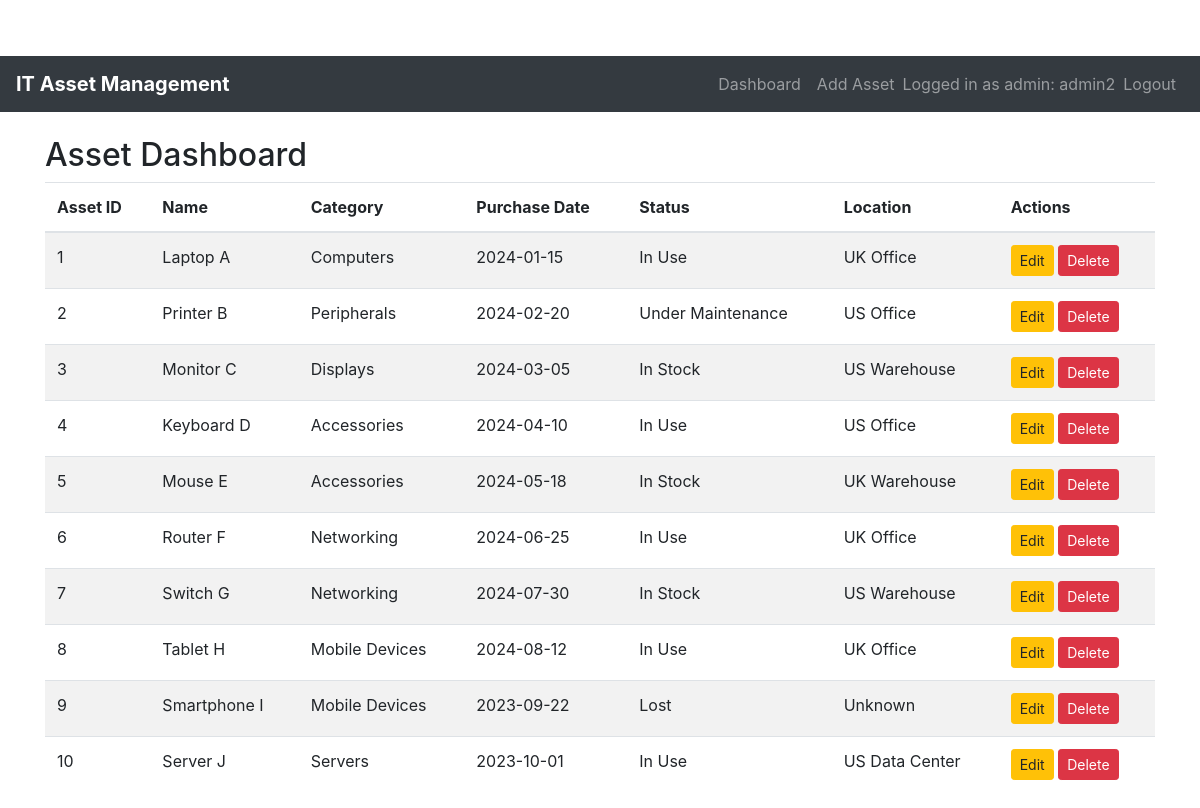
/dashboard (signed in), run on the app's committed database.
### tables this page shows
CREATE TABLE assets (
    asset_id INTEGER PRIMARY KEY AUTOINCREMENT,
    name TEXT NOT NULL,
    category TEXT NOT NULL,
    purchase_date DATE NOT NULL,
    status TEXT NOT NULL,
    location TEXT NOT NULL,
    user_id INTEGER NOT NULL,
    FOREIGN KEY (user_id) REFERENCES users(id)
);

### assets.py (the view)
@assets_bp.route('/dashboard')
def dashboard():
    if 'user_id' not in session:
        return redirect(url_for('auth.login'))
    db = get_db()
    assets = db.execute(
        'SELECT * FROM assets'
    ).fetchall()
    return render_template('dashboard.html', assets=assets, role=session.get('role'))

### database.py (called while the page is built)
def get_db():
    if 'db' not in g:
        g.db = sqlite3.connect('assets.db')
        g.db.row_factory = sqlite3.Row
    return g.db

### templates/dashboard.html (shortened to what this page needs)
{% extends "base.html" %}
{% block content %}
<h2>Asset Dashboard</h2>
<table class="table table-striped table-hover">
    <thead>
        <tr>
            <th>Asset ID</th>
            <th>Name</th>
            <th>Category</th>
            <th>Purchase Date</th>
            <th>Status</th>
            <th>Location</th>
            <th>Actions</th>
        </tr>
    </thead>
    <tbody>
        {% for asset in assets %}
        <tr>
            <td>{{ asset['asset_id'] }}</td>
            <td>{{ asset['name'] }}</td>
            <td>{{ asset['category'] }}</td>
            <td>{{ asset['purchase_date'] }}</td>
            <td>{{ asset['status'] }}</td>
            <td>{{ asset['location'] }}</td>
            <td>
                <a href="{{ url_for('assets.edit_asset', asset_id=asset['asset_id']) }}" class="btn btn-warning btn-sm">Edit</a>
                {% if session.get('role') == 'admin' %}
                <form action="{{ url_for('assets.delete_asset', asset_id=asset['asset_id']) }}" method="post" style="display:inline;">
                    <button type="submit" class="btn btn-danger btn-sm" onclick="return confirm('Are you sure you want to delete this asset?');">Delete</button>
                </form>
                {% endif %}
            </td>
        </tr>
        {% endfor %}
    </tbody>
</table>
{% endblock %}

### static/styles.css (style rules this page uses)
body { padding-top: 56px; }
h2 { margin-top: 20px; }

### data on the page
assets: asset_id "1", name "Laptop A", category "Computers", purchase_date "2024-01-15", status "In Use", location "UK Office"
assets: asset_id "2", name "Printer B", category "Peripherals", purchase_date "2024-02-20", status "Under Maintenance", location "US Office"
assets: asset_id "3", name "Monitor C", category "Displays", purchase_date "2024-03-05", status "In Stock", location "US Warehouse"
assets: asset_id "4", name "Keyboard D", category "Accessories", purchase_date "2024-04-10", status "In Use", location "US Office"
assets: asset_id "5", name "Mouse E", category "Accessories", purchase_date "2024-05-18", status "In Stock", location "UK Warehouse"
assets: asset_id "6", name "Router F", category "Networking", purchase_date "2024-06-25", status "In Use", location "UK Office"
assets: asset_id "7", name "Switch G", category "Networking", purchase_date "2024-07-30", status "In Stock", location "US Warehouse"
assets: asset_id "8", name "Tablet H", category "Mobile Devices", purchase_date "2024-08-12", status "In Use", location "UK Office"
assets: asset_id "9", name "Smartphone I", category "Mobile Devices", purchase_date "2023-09-22", status "Lost", location "Unknown"
assets: asset_id "10", name "Server J", category "Servers", purchase_date "2023-10-01", status "In Use", location "US Data Center"

### other printed values
{{ session.get('role') }} "admin"
{{ session.get('username') }} "admin2"
